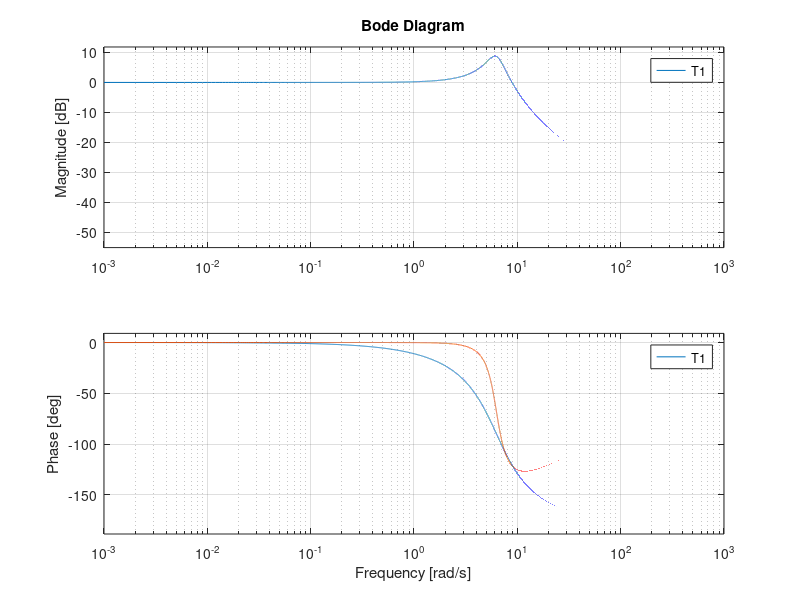
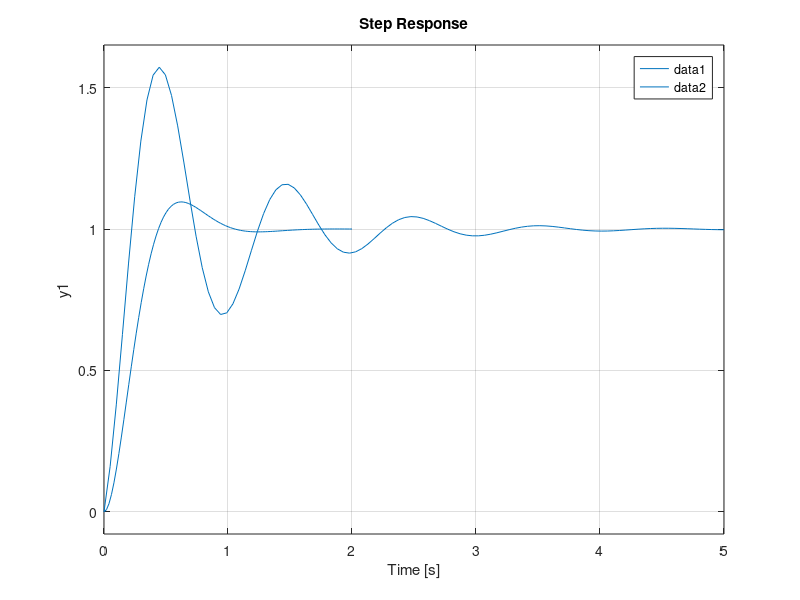

The MATLAB script that drew these images, in order:
clc
close all
clear all

%% Initialization

s = tf('s');
cp = 0.4;                   %damping coefficient
dd_mat = 1.2;       %derivative gain
dp_mat = 0;                 %proportional gain
kp = 6.32;                  %spring constant
mp = 0.16;                  %mass
cc = 2*sqrt(mp*kp);         %critical damping coefficient
zeta = cp/cc;               %damping ratio
omega = sqrt(kp/mp);        %natural frequency
omega_d = (1-zeta^2)*omega; %damped natural frequency

% Transfer function(damped passive)
T1 = (omega^2+(2*zeta*omega*s))/(s^2+omega^2+(2*zeta*omega*s));

for i=1:length(dd_mat)
    dd = dd_mat(i);
    for j=1:length(dp_mat)
            dp = dp_mat(j);

            % Transfer function
            T2 = kp/(mp*s^2+dd*s+kp+dp); 

            fr=0:0.001:10e2;
            [mag,phase,wout]=bode(T1,fr);
            omega_max=wout(find(mag==max(mag)));    %find resonant frequency

            [mag,phase,wout]=bode(T2,fr);
            omega_max2=wout(find(mag==max(mag)));   %find resonant frequency          

        figure(1);
        bode(T2,fr)
        hold on
        figure(2);
        step(T2)        
        hold on
    end
end

figure(1);
bode(T1,fr)
legend('show')
figure(2);
step(T1)
xlim([0 5])
legend('show')